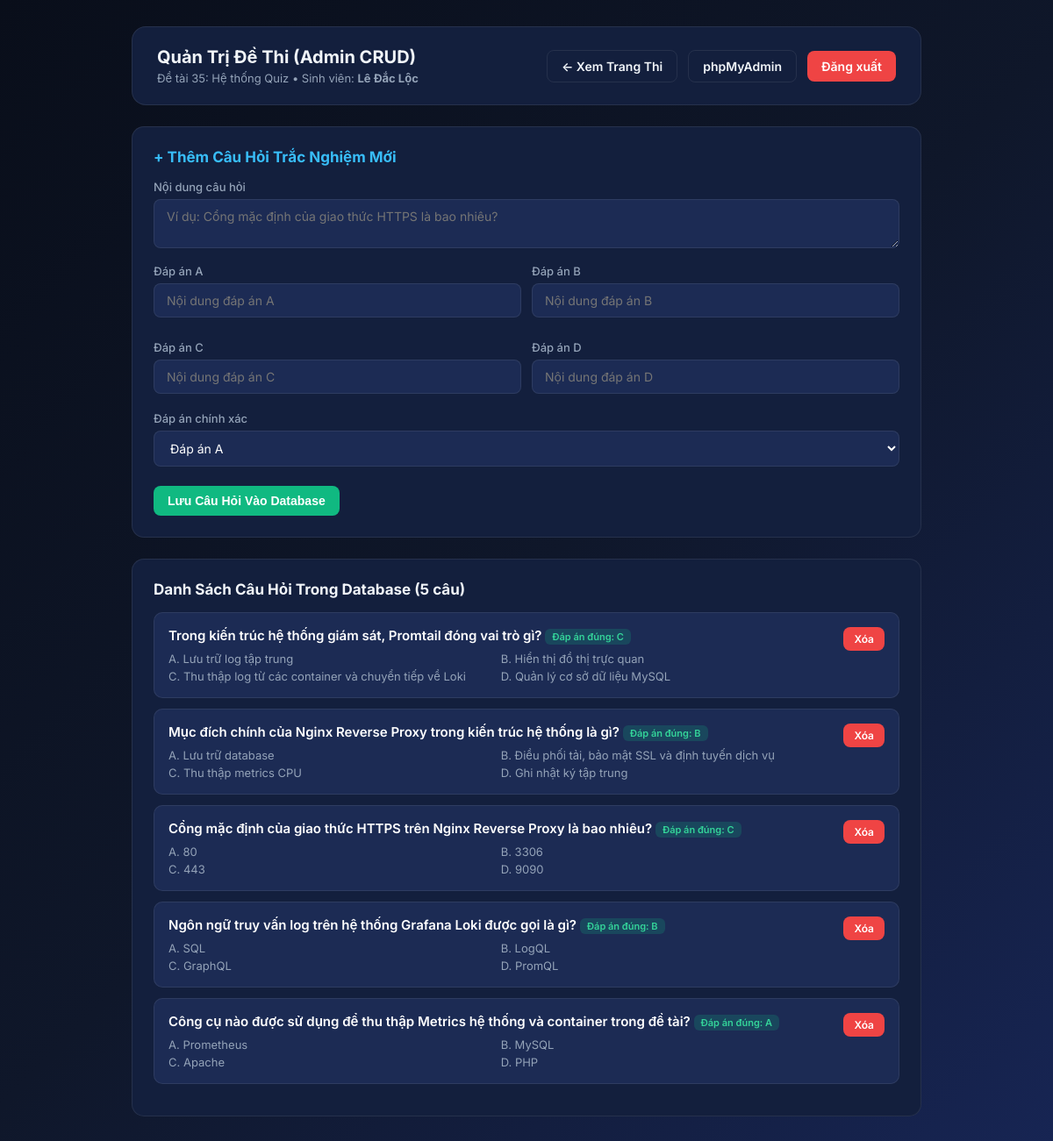
The app's page /admin.php (signed in) with its own data.
### tables this page shows
CREATE TABLE IF NOT EXISTS questions (
    id INT AUTO_INCREMENT PRIMARY KEY,
    question_text TEXT NOT NULL,
    option_a VARCHAR(255) NOT NULL,
    option_b VARCHAR(255) NOT NULL,
    option_c VARCHAR(255) NOT NULL,
    option_d VARCHAR(255) NOT NULL,
    correct_option CHAR(1) NOT NULL,
    created_at TIMESTAMP DEFAULT CURRENT_TIMESTAMP
);

### web/admin.php (the view, shortened to what this page needs)
<?php
$conn = @new mysqli('db', getenv('MYSQL_USER') ?: 'quiz_user', getenv('MYSQL_PASSWORD') ?: 'User@QuizSystem2026!', getenv('MYSQL_DATABASE') ?: 'quiz_db');
$db_connected = !$conn->connect_error;
if ($db_connected) {
    $conn->set_charset("utf8mb4");
}
$is_admin = isset($_SESSION['admin_logged_in']) && $_SESSION['admin_logged_in'] === true;
$questions = [];
if ($db_connected) {
    $res = $conn->query("SELECT * FROM questions ORDER BY id DESC");
    if ($res) {
        while ($row = $res->fetch_assoc()) {
            $questions[] = $row;
        }
    }
}
?>
<!DOCTYPE html>
<html lang="vi">
<head>
</head>
<body>
<div class="container">
    <div class="header-card">
        <div>
            <h1 style="font-size: 20px; font-weight: 700;">Quản Trị Đề Thi (Admin CRUD)</h1>
            <p style="font-size: 13px; color: var(--text-muted); margin-top: 4px;">Đề tài 35: Hệ thống Quiz • Sinh viên: <strong>Lê Đắc Lộc</strong></p>
        </div>
        <div class="nav-links">
            <a href="/" class="btn btn-outline">← Xem Trang Thi</a>
            <?php if ($is_admin): ?>
                <a href="/pma/" target="_blank" class="btn btn-outline">phpMyAdmin</a>
                <a href="?logout=1" class="btn btn-danger">Đăng xuất</a>
            <?php endif; ?>
        </div>
    </div>
    <?php if (!$is_admin): ?>
        <div class="card" style="max-width: 450px; margin: 40px auto;">
            <h2 style="font-size: 18px; margin-bottom: 6px; text-align: center;">Đăng Nhập Quản Trị Viên</h2>
            <p style="font-size: 13px; color: var(--text-muted); text-align: center; margin-bottom: 20px;">Quản lý câu hỏi, thêm mới và thiết lập đáp án đúng</p>
            <form method="POST">
                <div class="form-group">
                    <label>Tài khoản</label>
                    <input type="text" name="user" value="admin" required autofocus>
                </div>
                <div class="form-group">
                    <label>Mật khẩu</label>
                    <input type="password" name="pass" placeholder="••••••••" required>
                    <small style="color: var(--text-muted); font-size: 11px; margin-top: 4px; display:block;">Mặc định: <strong>admin123</strong></small>
                </div>
                <button type="submit" name="login" class="btn btn-success" style="width: 100%; justify-content: center; margin-top: 10px;">Đăng Nhập Vào Hệ Thống</button>
            </form>
        </div>
    <?php else: ?>
        <div class="card">
            <h2 style="font-size: 17px; margin-bottom: 16px; color: var(--primary);">+ Thêm Câu Hỏi Trắc Nghiệm Mới</h2>
            <form method="POST">
                <div class="form-group">
                    <label>Nội dung câu hỏi</label>
                    <textarea name="question_text" rows="2" placeholder="Ví dụ: Cổng mặc định của giao thức HTTPS là bao nhiêu?" required></textarea>
                </div>
                <div class="options-grid">
                    <div class="form-group">
                        <label>Đáp án A</label>
                        <input type="text" name="option_a" placeholder="Nội dung đáp án A" required>
                    </div>
                    <div class="form-group">
                        <label>Đáp án B</label>
                        <input type="text" name="option_b" placeholder="Nội dung đáp án B" required>
                    </div>
                    <div class="form-group">
                        <label>Đáp án C</label>
                        <input type="text" name="option_c" placeholder="Nội dung đáp án C" required>
                    </div>
                    <div class="form-group">
                        <label>Đáp án D</label>
                        <input type="text" name="option_d" placeholder="Nội dung đáp án D" required>
                    </div>
                </div>
                <div class="form-group" style="margin-top: 6px;">
                    <label>Đáp án chính xác</label>
                    <select name="correct_option">
                        <option value="A">Đáp án A</option>
                    </select>
                </div>
                <button type="submit" class="btn btn-success" style="margin-top: 8px;">Lưu Câu Hỏi Vào Database</button>
            </form>
        </div>
        <div class="card">
            <div style="display: flex; justify-content: space-between; align-items: center; margin-bottom: 16px;">
                <h2 style="font-size: 17px;">Danh Sách Câu Hỏi Trong Database (<?= count($questions) ?> câu)</h2>
            </div>
            <?php if (empty($questions)): ?>
                <p style="color: var(--text-muted); font-size: 14px;">Chưa có câu hỏi nào.</p>
            <?php else: ?>
                <?php foreach ($questions as $q): ?>
                    <div class="q-item">
                        <div style="flex: 1;">
                            <div class="q-item-text">
                                <?= htmlspecialchars($q['question_text']) ?>
                                <span class="badge-correct">Đáp án đúng: <?= $q['correct_option'] ?></span>
                            </div>
                            <div class="q-item-options">
                                <div>A. <?= htmlspecialchars($q['option_a']) ?></div>
                                <div>B. <?= htmlspecialchars($q['option_b']) ?></div>
                                <div>C. <?= htmlspecialchars($q['option_c']) ?></div>
                                <div>D. <?= htmlspecialchars($q['option_d']) ?></div>
                            </div>
                        </div>
                        <div>
                            <a href="?delete=<?= $q['id'] ?>" class="btn btn-danger" onclick="return confirm('Bạn có chắc chắn muốn xóa câu hỏi này không?');" style="padding: 6px 12px; font-size: 12px;">Xóa</a>
                        </div>
                    </div>
                <?php endforeach; ?>
            <?php endif; ?>
        </div>
    <?php endif; ?>
</div>
</body>
</html>

### web/admin.php (style rules this page uses)
:root { --bg-main: #0b1329; --bg-card: #131f3d; --bg-subcard: #1c2b54; --primary: #38bdf8; --primary-hover: #0284c7; --accent: #6366f1; --success: #10b981; --danger: #ef4444; --warning: #f59e0b; --text-main: #f1f5f9; --text-muted: #94a3b8; --border-color: rgba(255, 255, 255, 0.08); }
* { box-sizing: border-box; margin: 0; padding: 0; }
body { font-family: 'Inter', -apple-system, BlinkMacSystemFont, sans-serif; background: linear-gradient(135deg, #090e1a 0%, #0f172a 50%, #172554 100%); color: var(--text-main); min-height: 100vh; padding: 30px 15px; }
.container { max-width: 900px; margin: 0 auto; }
.header-card { background: var(--bg-card); border: 1px solid var(--border-color); border-radius: 16px; padding: 22px 28px; margin-bottom: 24px; display: flex; justify-content: space-between; align-items: center; flex-wrap: wrap; gap: 16px; }
.nav-links { display: flex; gap: 12px; align-items: center; }
.btn { background: var(--primary); color: #0b1329; border: none; padding: 9px 16px; border-radius: 8px; font-size: 14px; font-weight: 600; cursor: pointer; text-decoration: none; transition: all 0.2s; display: inline-flex; align-items: center; gap: 6px; }
.btn-outline { background: transparent; border: 1px solid var(--border-color); color: var(--text-main); }
.btn-danger { background: var(--danger); color: white; }
.btn-success { background: var(--success); color: white; }
.card { background: var(--bg-card); border: 1px solid var(--border-color); border-radius: 14px; padding: 24px; margin-bottom: 24px; }
.form-group { margin-bottom: 14px; }
label { display: block; font-size: 13px; font-weight: 500; color: var(--text-muted); margin-bottom: 6px; }
input, select, textarea { width: 100%; background: var(--bg-subcard); border: 1px solid var(--border-color); border-radius: 8px; padding: 10px 14px; color: white; font-family: inherit; font-size: 14px; }
.options-grid { display: grid; grid-template-columns: 1fr 1fr; gap: 12px; }
.q-item { background: var(--bg-subcard); border: 1px solid var(--border-color); border-radius: 10px; padding: 16px; margin-bottom: 12px; display: flex; justify-content: space-between; align-items: flex-start; gap: 16px; }
.q-item-text { font-size: 15px; font-weight: 600; color: white; margin-bottom: 8px; }
.q-item-options { font-size: 13px; color: var(--text-muted); display: grid; grid-template-columns: 1fr 1fr; gap: 4px; }
.badge-correct { display: inline-block; background: rgba(16, 185, 129, 0.2); color: #34d399; font-size: 11px; padding: 2px 8px; border-radius: 6px; font-weight: 600; }

### records on screen
questions: question_text "Trong kiến trúc hệ thống giám sát, Promtail đóng vai trò gì?", correct_option "C", option_a "Lưu trữ log tập trung", option_b "Hiển thị đồ thị trực quan", option_c "Thu thập log từ các container và chuyển tiếp về Loki", option_d "Quản lý cơ sở dữ liệu MySQL"
questions: question_text "Mục đích chính của Nginx Reverse Proxy trong kiến trúc hệ thống là gì?", correct_option "B", option_a "Lưu trữ database", option_b "Điều phối tải, bảo mật SSL và định tuyến dịch vụ", option_c "Thu thập metrics CPU", option_d "Ghi nhật ký tập trung"
questions: question_text "Cổng mặc định của giao thức HTTPS trên Nginx Reverse Proxy là bao nhiêu?", correct_option "C", option_a "80", option_b "3306", option_c "443", option_d "9090"
questions: question_text "Ngôn ngữ truy vấn log trên hệ thống Grafana Loki được gọi là gì?", correct_option "B", option_a "SQL", option_b "LogQL", option_c "GraphQL", option_d "PromQL"
questions: question_text "Công cụ nào được sử dụng để thu thập Metrics hệ thống và container trong đề tài?", correct_option "A", option_a "Prometheus", option_b "MySQL", option_c "Apache", option_d "PHP"

### other values on screen
count($questions) "5"
